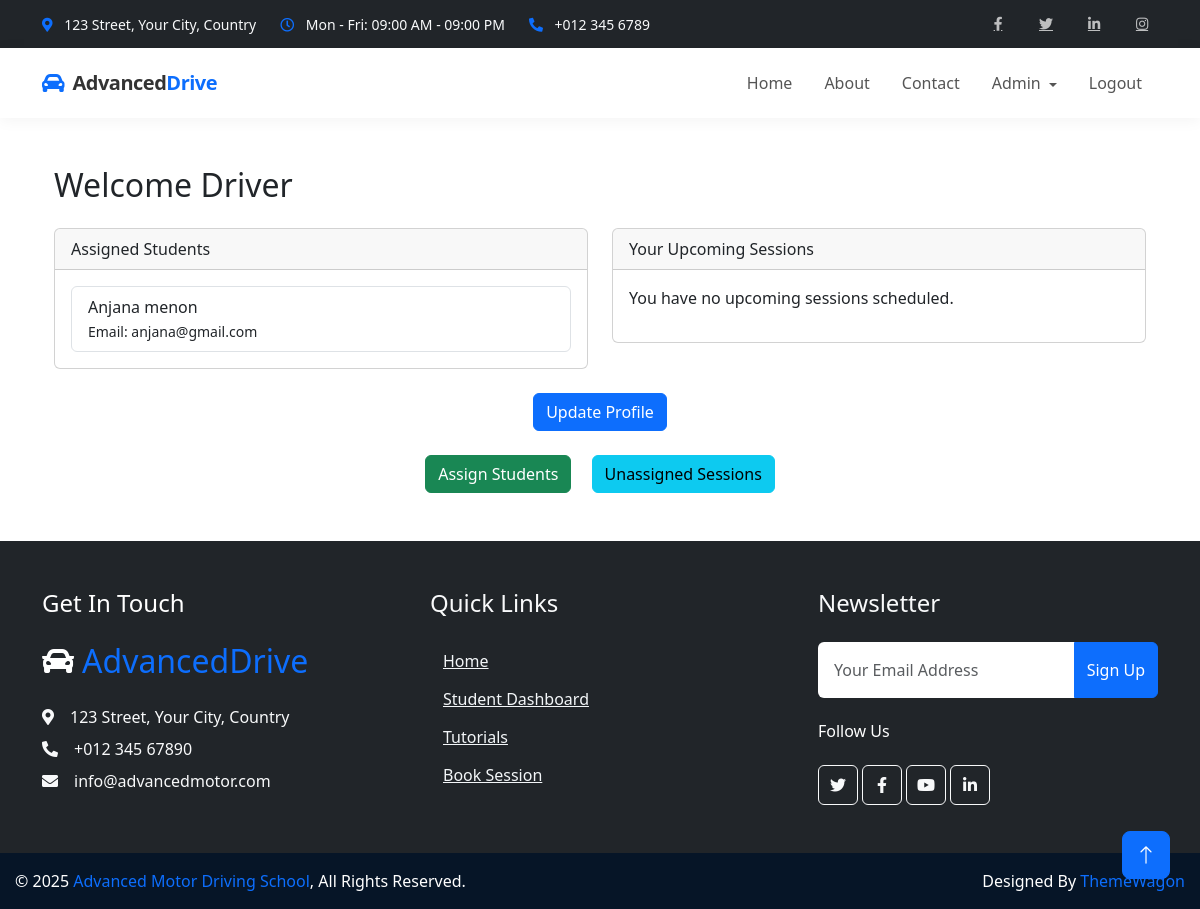
The app's page /trainer/ (signed in), older data.
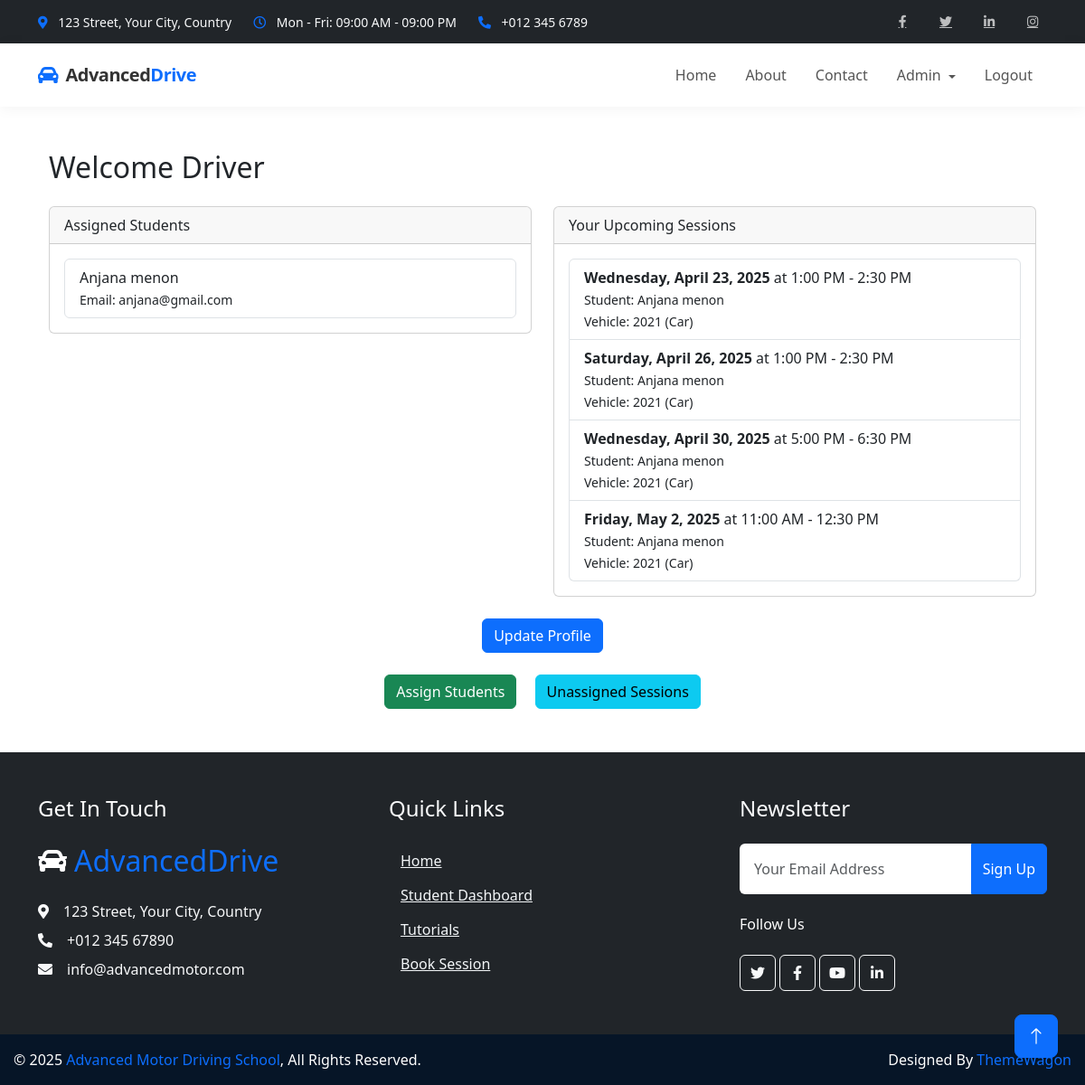
The same page, newer data.
### students/models.py (models this page shows, shortened)
class Student(models.Model):
    STUDENT_TYPES = (
        ('local', 'Local Student'),
        ('remote', 'Remote Student'),
    )
    user = models.OneToOneField(
        settings.AUTH_USER_MODEL,
        on_delete=models.CASCADE,
        related_name='student_profile'
    )
    trainer = models.ForeignKey(
        Trainer,
        on_delete=models.CASCADE,
        null=True,
        blank=True,
        related_name='student_set'
    )
    vehicle = models.ForeignKey(
        Vehicle,
        on_delete=models.CASCADE,
        null=True,
        blank=True,
        related_name='student_assignments'
    )
    address = models.TextField()
    phone_number_validator = RegexValidator(regex=r'^\+?\d{10,15}$', message="Phone number must be in a valid format.")
    phone_number = models.CharField(max_length=15, validators=[phone_number_validator])
    emergency_contact = models.CharField(max_length=15, blank=True, null=True, validators=[phone_number_validator])
    student_type = models.CharField(max_length=10, choices=STUDENT_TYPES, default='local')
    registration_date = models.DateTimeField(auto_now_add=True)
    has_purchased_session = models.BooleanField(default=False)

class TrainingSession(models.Model):
    TIME_SLOTS = (
        ('7:00 AM - 8:30 AM', '7:00 AM - 8:30 AM'),
        ('9:00 AM - 10:30 AM', '9:00 AM - 10:30 AM'),
        ('11:00 AM - 12:30 PM', '11:00 AM - 12:30 PM'),
        ('1:00 PM - 2:30 PM', '1:00 PM - 2:30 PM'),
        ('3:00 PM - 4:30 PM', '3:00 PM - 4:30 PM'),
        ('5:00 PM - 6:30 PM', '5:00 PM - 6:30 PM'),
    )
    student = models.ForeignKey(Student, on_delete=models.CASCADE, related_name='sessions')
    trainer = models.ForeignKey(Trainer, on_delete=models.CASCADE, related_name='sessions_trainer', null=True, blank=True)
    vehicle = models.ForeignKey(Vehicle, on_delete=models.CASCADE, related_name='sessions_vehicle', null=True, blank=True)
    student_package = models.ForeignKey(StudentPackage, on_delete=models.CASCADE, null=True, blank=True)
    session_date = models.DateField()
    time_slot = models.CharField(max_length=20, choices=TIME_SLOTS)
    completed = models.BooleanField(default=False)
    notes = models.TextField(blank=True, null=True)
    class Meta:
        unique_together = [
            ('trainer', 'session_date', 'time_slot'),
            ('student', 'session_date', 'time_slot')  # ✅ Optional but useful
        ]

### vehicles/models.py (models this page shows, shortened)
class Vehicle(models.Model):
    VEHICLE_TYPES = (
        ('CAR', 'Car'),
        ('SCOOTY', 'Scooty'),
        ('OTHER', 'Other'),
        ('HEAVY','HEAVY'),
        ('SCOOTY&CAR','SCOOTY & CAR')
    )
    vehicle_number = models.CharField(max_length=20, unique=True)
    make = models.CharField(max_length=50)
    model = models.CharField(max_length=100)
    vehicle_type = models.CharField(max_length=10, choices=VEHICLE_TYPES)
    purchased_year = models.PositiveIntegerField()
    registration_expiry = models.DateField(null=True, blank=True)
    insurance_expiry = models.DateField(null=True, blank=True)
    seating_capacity = models.PositiveIntegerField(default=2)
    last_service_date = models.DateField(null=True, blank=True)
    next_service_due = models.DateField(null=True, blank=True)
    odometer_reading = models.PositiveIntegerField(default=0)
    is_active = models.BooleanField(default=True)
    created_at = models.DateTimeField(auto_now_add=True)
    updated_at = models.DateTimeField(auto_now=True)

### trainers/views.py (the view)
# urls.py: path('', views.trainer_dashboard, name='dashboard'),
@login_required
def trainer_dashboard(request):
    trainer = get_object_or_404(Trainer, user=request.user)
    assigned_students = trainer.student_set.all()
    from students.models import TrainingSession  # if your session model is named this
    upcoming_sessions = TrainingSession.objects.filter(trainer=trainer, session_date__gte=timezone.now()).order_by('session_date')[:5]
    return render(request, 'trainers/dashboard.html', {
        'trainer': trainer,
        'assigned_students': assigned_students,
        'upcoming_sessions': upcoming_sessions
    })

### trainers/templates/trainers/dashboard.html
{% extends 'base.html' %}
{% block content %}
<div class="container">
  <h2>Welcome {{ trainer.user.first_name }}</h2>
  <div class="row mt-4">
    <div class="col-md-6">
      <div class="card">
        <div class="card-header">
          Assigned Students
        </div>
        <div class="card-body">
          {% if assigned_students %}
            <ul class="list-group">
              {% for student in assigned_students %}
                <li class="list-group-item">
                  {{ student.user.get_full_name }} <br>
                  <small>Email: {{ student.user.email }}</small>
                </li>
              {% endfor %}
            </ul>
          {% else %}
            <p>No students have been assigned to you yet.</p>
          {% endif %}
        </div>
      </div>
    </div>
    <div class="col-md-6">
      <div class="card">
        <div class="card-header">
          Your Upcoming Sessions
        </div>
        <div class="card-body">
          {% if upcoming_sessions %}
            <ul class="list-group">
              {% for session in upcoming_sessions %}
                <li class="list-group-item">
                  <strong>{{ session.session_date|date:"l, F j, Y" }}</strong> at {{ session.get_time_slot_display }}
                  <br>
                  <small>Student: {{ session.student.user.get_full_name }}</small>
                  <br>
                  <small>Vehicle: {{ session.vehicle.model }} ({{ session.vehicle.get_vehicle_type_display }})</small>
                </li>
              {% endfor %}
            </ul>
          {% else %}
            <p>You have no upcoming sessions scheduled.</p>
          {% endif %}
        </div>
      </div>
    </div>
  </div>
  <div class="row mt-4">
    <div class="col-md-12 text-center">
      <a href="{% url 'trainers:trainer_update' trainer.id %}" class="btn btn-primary">Update Profile</a>
    </div>
  </div>
</div>
<div class="row mt-4">
  <div class="col-md-12 text-center">
    <a href="{% url 'trainers:students_to_assign' trainer_id=trainer.id %}" class="btn btn-success mx-2">
      Assign Students
    </a>
    <a href="{% url 'trainers:unassigned_sessions' %}" class="btn btn-info mx-2">
      Unassigned Sessions
    </a>
  </div>
</div>
{% endblock %}

Row changes from the older to the newer data that the page shows:
now on this page (row edited): TrainingSession: session_date "Wednesday, April 23, 2025", time_slot "1:00 PM - 2:30 PM", student.user.get_full_name "Anjana menon", vehicle.model "2021", vehicle.vehicle_type "Car"
now on this page (row edited): TrainingSession: session_date "Saturday, April 26, 2025", time_slot "1:00 PM - 2:30 PM", student.user.get_full_name "Anjana menon", vehicle.model "2021", vehicle.vehicle_type "Car"
now on this page (row edited): TrainingSession: session_date "Wednesday, April 30, 2025", time_slot "5:00 PM - 6:30 PM", student.user.get_full_name "Anjana menon", vehicle.model "2021", vehicle.vehicle_type "Car"
now on this page (row edited): TrainingSession: session_date "Friday, May 2, 2025", time_slot "11:00 AM - 12:30 PM", student.user.get_full_name "Anjana menon", vehicle.model "2021", vehicle.vehicle_type "Car"
Text that changed along with them:
text no longer shown: "You have no upcoming sessions scheduled."
